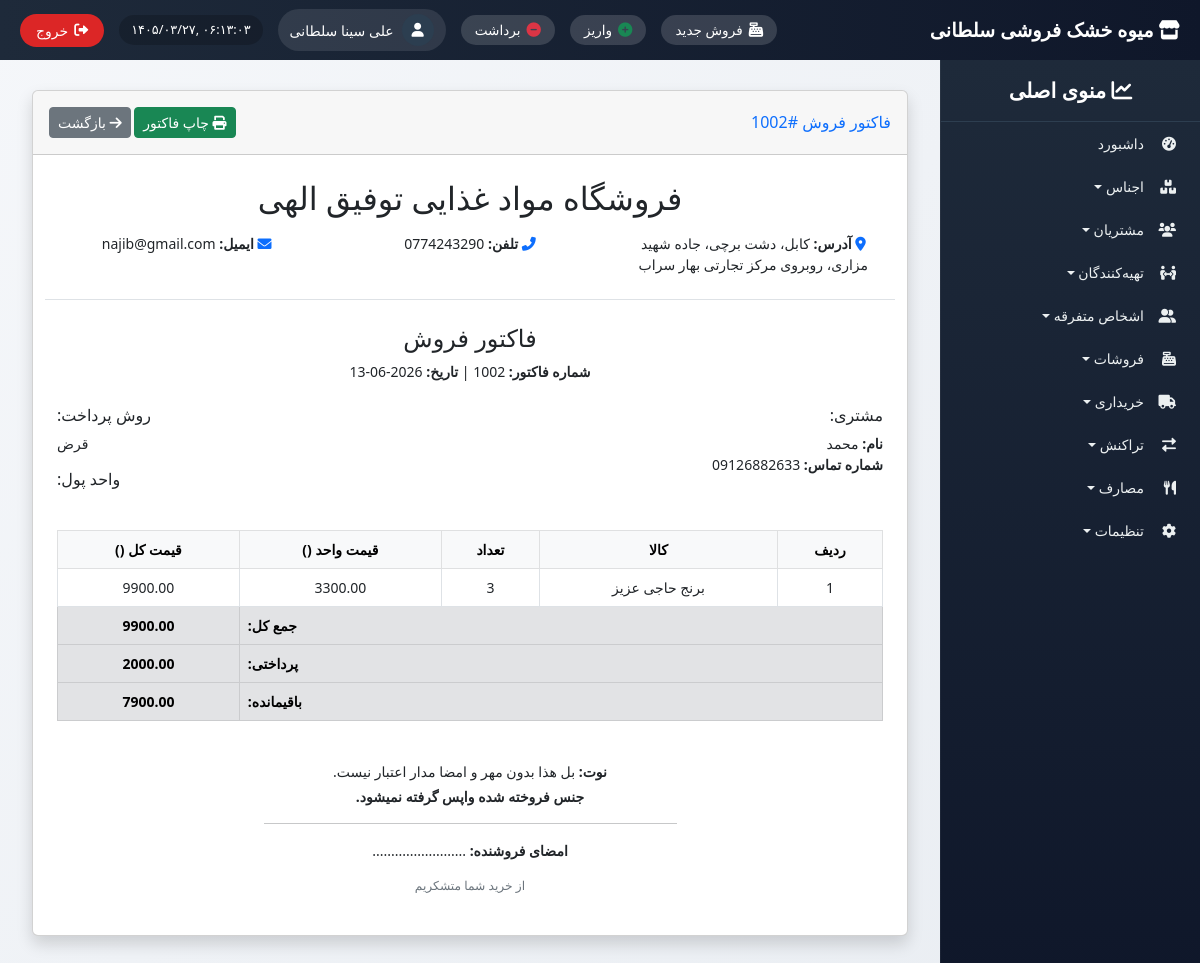
Screenshot of /sales/2/ (signed in) with the database file from the repository.
### sales/models.py (models this page shows, shortened)
class Sale(models.Model):
    PAYMENT_METHODS = [('CASH', 'نقد'), ('CREDIT', 'قرض')]
    invoice_number = models.CharField(max_length=50, unique=True, editable=False)
    date = models.DateTimeField(auto_now_add=True)
    transaction_date = models.DateField(null=True, blank=True)
    customer = models.ForeignKey(Customer, on_delete=models.SET_NULL, null=True, blank=True)
    customer_name = models.CharField(max_length=200, blank=True)
    customer_phone = models.CharField(max_length=20, blank=True)
    currency = models.ForeignKey(Currency, on_delete=models.PROTECT, default=1, verbose_name="واحد پول")
    payment_method = models.CharField(max_length=10, choices=PAYMENT_METHODS, default='CASH')
    total_amount = models.DecimalField(max_digits=12, decimal_places=2, default=0)
    paid_amount = models.DecimalField(max_digits=12, decimal_places=2, default=0)
    remaining_amount = models.DecimalField(max_digits=12, decimal_places=2, default=0)
    created_at = models.DateTimeField(auto_now_add=True)
    class Meta:
        ordering = ['-date']

class SaleItem(models.Model):
    sale = models.ForeignKey(Sale, on_delete=models.CASCADE, related_name='items')
    product = models.ForeignKey(Product, on_delete=models.PROTECT)
    quantity = models.PositiveIntegerField()
    unit_price = models.DecimalField(max_digits=12, decimal_places=2)
    total_price = models.DecimalField(max_digits=12, decimal_places=2)

### settings_app/models.py (models this page shows, shortened)
class ShopInfo(models.Model):
    shop_name = models.CharField(max_length=200, default="فروشگاه من", verbose_name="نام فروشگاه")
    address = models.TextField(blank=True, verbose_name="آدرس")
    phone = models.CharField(max_length=20, blank=True, verbose_name="شماره تماس")
    email = models.EmailField(blank=True, verbose_name="ایمیل")
    footer_text = models.TextField(blank=True, verbose_name="متن پایانی فاکتور")
    logo = models.ImageField(upload_to='logos/', blank=True, null=True, verbose_name="لوگو")
    class Meta:
        verbose_name = "اطلاعات فروشگاه"
        verbose_name_plural = "اطلاعات فروشگاه"

### inventory/models.py (models this page shows, shortened)
class Product(models.Model):
    name = models.CharField(max_length=200, verbose_name="نام جنس")
    code = models.PositiveIntegerField(unique=True, verbose_name="کد جنس")
    category = models.ForeignKey(Category, on_delete=models.SET_NULL, null=True, blank=True)
    currency = models.ForeignKey(Currency, on_delete=models.PROTECT, verbose_name="واحد پول")
    purchase_price = models.DecimalField(max_digits=12, decimal_places=2, validators=[MinValueValidator(Decimal('0.01'))])
    selling_price = models.DecimalField(max_digits=12, decimal_places=2, validators=[MinValueValidator(Decimal('0.01'))])
    unit = models.ForeignKey(UnitOfMeasure, on_delete=models.PROTECT, verbose_name="واحد اندازه گیری")
    description = models.TextField(blank=True)
    is_active = models.BooleanField(default=True)
    created_at = models.DateTimeField(auto_now_add=True)

### sales/views.py (the view)
# urls.py: path('<int:pk>/', views.sale_detail, name='sale_detail'),
@login_required
def sale_detail(request, pk):
    sale = get_object_or_404(Sale, pk=pk)
    items = sale.items.all()
    shop_info, created = ShopInfo.objects.get_or_create(pk=1)
    if created:
        shop_info.shop_name = "فروشگاه مواد غذایی توفیق الهی"
        shop_info.address = "کابل، جادهٔ میوند، پلاک ۱۲۳"
        shop_info.phone = "۰۷۸۲ ۱۲۳ ۴۵۶"
        shop_info.email = "info@tofiq.com"
        shop_info.save()
    return render(request, 'sales/sale_detail.html', {
        'sale': sale,
        'items': items,
        'shop_info': shop_info,
    })

### common/templatetags/jcal.py (called while the page is built)
@register.filter
def to_jalali(date):
    if not date:
        return ""
    try:
        jalali_date = jdatetime.date.fromgregorian(date=date)
        month_names = ['حمل', 'ثور', 'جوزا', 'سرطان', 'اسد', 'سنبله',
                       'میزان', 'عقرب', 'قوس', 'جدی', 'دلو', 'حوت']
        return f"{jalali_date.day} {month_names[jalali_date.month - 1]} {jalali_date.year}"
    except:
        return str(date)

### templates/sales/sale_detail.html (shortened to what this page needs)
{% extends 'base_with_sidebar.html' %}
{% load i18n %}
{% load jcal %}
{% block content %}
<div class="container" id="invoice-print-area">
    <div class="card shadow mb-4">
        <div class="card-header py-3 d-flex justify-content-between align-items-center">
            <h6 class="m-0 font-weight-bold text-primary">فاکتور فروش #{{ sale.invoice_number }}</h6>
            <div>
                <button onclick="window.print();" class="btn btn-sm btn-success">
                    <i class="fas fa-print"></i> {% trans "چاپ فاکتور" %}
                </button>
                <a href="{% url 'sales:sale_list' %}" class="btn btn-sm btn-secondary">
                    <i class="fas fa-arrow-right"></i> {% trans "بازگشت" %}
                </a>
            </div>
        </div>
        <div class="card-body p-4">
            <div class="text-center mb-3">
                <h2 class="mb-1">{{ shop_info.shop_name|default:"فروشگاه مواد غذایی توفیق الهی" }}</h2>
            </div>
            <div class="row text-center mb-4 border-bottom pb-3">
                <div class="col-md-4 mb-2">
                    <i class="fas fa-map-marker-alt text-primary"></i>
                    <span class="fw-bold">آدرس:</span> {{ shop_info.address|default:"کابل، جادهٔ میوند، پلاک ۱۲۳" }}
                </div>
                <div class="col-md-4 mb-2">
                    <i class="fas fa-phone-alt text-primary"></i>
                    <span class="fw-bold">تلفن:</span> {{ shop_info.phone|default:"۰۷۸۲ ۱۲۳ ۴۵۶" }}
                </div>
                <div class="col-md-4 mb-2">
                    <i class="fas fa-envelope text-primary"></i>
                    <span class="fw-bold">ایمیل:</span> {{ shop_info.email|default:"info@tofiq.com" }}
                </div>
            </div>
            <div class="text-center mb-4">
                <h4>فاکتور فروش</h4>
                <p><strong>شماره فاکتور:</strong> {{ sale.invoice_number }} | <strong>تاریخ:</strong> {{ sale.transaction_date|to_jalali }}</p>
            </div>
            <div class="row mb-4">
                <div class="col-md-6">
                    <h6>مشتری:</h6>
                    <p class="mb-0"><strong>نام:</strong> {% if sale.customer %}{{ sale.customer.name }}{% else %}{{ sale.customer_name }}{% endif %}</p>
                    <p><strong>شماره تماس:</strong> {% if sale.customer %}{{ sale.customer.phone }}{% else %}{{ sale.customer_phone }}{% endif %}</p>
                </div>
                <div class="col-md-6 text-md-end">
                    <h6>روش پرداخت:</h6>
                    <p>{{ sale.get_payment_method_display }}</p>
                    <h6>واحد پول:</h6>
                </div>
            </div>
            <div class="table-responsive mb-4">
                <table class="table table-bordered text-center">
                    <thead class="table-light">
                        <tr>
                            <th>ردیف</th>
                            <th>کالا</th>
                            <th>تعداد</th>
                            <th>قیمت واحد ({{ sale.get_currency_display }})</th>
                            <th>قیمت کل ({{ sale.get_currency_display }})</th>
                        </tr>
                    </thead>
                    <tbody>
                        {% for item in sale.items.all %}
                        <tr>
                            <td>{{ forloop.counter }}</td>
                            <td>{{ item.product.name }}</td>
                            <td>{{ item.quantity }}</td>
                            <td>{{ item.unit_price|floatformat:2 }}</td>
                            <td>{{ item.total_price|floatformat:2 }}</td>
                        </tr>
                        {% endfor %}
                    </tbody>
                    <tfoot class="table-secondary">
                        <tr>
                            <th colspan="4" class="text-end">جمع کل:</th>
                            <th>{{ sale.total_amount|floatformat:2 }}</th>
                        </tr>
                        <tr>
                            <th colspan="4" class="text-end">پرداختی:</th>
                            <th>{{ sale.paid_amount|floatformat:2 }}</th>
                        </tr>
                        <tr>
                            <th colspan="4" class="text-end">باقیمانده:</th>
                            <th>{{ sale.remaining_amount|floatformat:2 }}</th>
                        </tr>
                    </tfoot>
                </table>
            </div>
            <div class="row mt-4 text-center">
                <div class="col-12">
                    <p class="mb-1"><strong>نوت:</strong> بل هذا بدون مهر و امضا مدار اعتبار نیست.</p>
                    <p class="mb-3"><strong>جنس فروخته شده واپس گرفته نمیشود.</strong></p>
                    <hr class="my-3" style="width: 50%; margin: auto;">
                    <p class="mt-2"><strong>امضای فروشنده:</strong> .........................</p>
                    <p class="mt-3 text-muted small">{{ shop_info.footer_text|default:"با تشکر از اعتماد شما" }}</p>
                </div>
            </div>
        </div>
    </div>
</div>
{% endblock %}

### templates/base_with_sidebar.html (shortened to what this page needs)
<!DOCTYPE html>
{% load i18n static %}
{% get_current_language as LANGUAGE_CODE %}
<html lang="fa" dir="rtl">
<head>
    <link href="https://cdn.jsdelivr.net/npm/bootstrap@5.2.3/dist/css/bootstrap.rtl.min.css" rel="stylesheet">
    <link rel="stylesheet" href="https://cdnjs.cloudflare.com/ajax/libs/font-awesome/6.0.0/css/all.min.css">
    <link href="https://cdn.jsdelivr.net/gh/rastikerdar/vazir-font@v30.1.0/dist/font-face.css" rel="stylesheet">
</head>
<body>
    <div class="top-navbar">
        <div class="store-name"><i class="fas fa-store"></i> میوه خشک فروشی سلطانی</div>
        <div class="top-nav-left">
            <a href="{% url 'sales:new_sale' %}" class="shortcut-btn" title="فروش جدید"><i class="fas fa-cash-register"></i><span> فروش جدید</span></a>
            <a href="{% url 'transactions:transaction_create_in' %}" class="shortcut-btn" title="واریز"><i class="fas fa-plus-circle text-success"></i><span> واریز</span></a>
            <a href="{% url 'transactions:transaction_create_out' %}" class="shortcut-btn" title="برداشت"><i class="fas fa-minus-circle text-danger"></i><span> برداشت</span></a>
            <div class="admin-info">
                <div class="admin-avatar"><i class="fas fa-user"></i></div>
                <span class="admin-name">{{ user.get_full_name|default:user.username }}</span>
            </div>
            <div class="datetime" id="current-datetime"></div>
            <button type="button" class="logout-btn" id="logoutTrigger"><i class="fas fa-sign-out-alt"></i> <span>خروج</span></button>
        </div>
    </div>
    <div class="sidebar" id="sidebar">
        <div class="sidebar-header"><i class="fas fa-chart-line"></i> منوی اصلی</div>
        <ul class="nav flex-column">
            <li class="nav-item"><a class="nav-link" href="{% url 'dashboard' %}"><i class="fas fa-tachometer-alt"></i> داشبورد</a></li>
            <li class="nav-item dropdown-toggle" data-menu="products"><i class="fas fa-boxes"></i> اجناس</li>
            <li class="nav-item dropdown-toggle" data-menu="customers"><i class="fas fa-users"></i> مشتریان</li>
            <li class="nav-item dropdown-toggle" data-menu="suppliers"><i class="fas fa-people-arrows"></i> تهیه‌کنندگان</li>
            <li class="nav-item dropdown-toggle" data-menu="misc"><i class="fas fa-user-friends"></i> اشخاص متفرقه</li>
            <li class="nav-item dropdown-toggle" data-menu="sales"><i class="fas fa-cash-register"></i> فروشات</li>
            <li class="nav-item dropdown-toggle" data-menu="purchases"><i class="fas fa-truck"></i> خریداری</li>
            <li class="nav-item dropdown-toggle" data-menu="transactions"><i class="fas fa-exchange-alt"></i> تراکنش</li>
            <li class="nav-item dropdown-toggle" data-menu="expenses"><i class="fas fa-utensils"></i> مصارف</li>
            <li class="nav-item dropdown-toggle" data-menu="settings"><i class="fas fa-cog"></i> تنظیمات</li>
        </ul>
    </div>
    <div class="content">
        {% block content %}{% endblock %}
    </div>
</body>
</html>

### templates/base_with_sidebar.html (style rules this page uses)
* { font-family: 'Vazir', 'Tahoma', 'Segoe UI', sans-serif; }
body { background: linear-gradient(135deg, #f5f7fa 0%, #e9edf2 100%); font-size: 14px; padding-top: 70px; margin: 0; height: 100vh; overflow: hidden; }
.top-navbar { position: fixed; top: 0; right: 0; left: 0; height: 60px; background: linear-gradient(90deg, #1e2a3a 0%, #0f172a 100%); z-index: 1050; display: flex; align-items: center; justify-content: space-between; padding: 0 20px; color: white; }
.store-name { font-size: 1.2rem; font-weight: 700; }
.top-nav-left { display: flex; align-items: center; gap: 15px; }
.admin-info { display: flex; align-items: center; gap: 8px; background: rgba(255,255,255,0.1); padding: 5px 12px; border-radius: 40px; }
.admin-avatar { width: 32px; height: 32px; background: #2c3e50; border-radius: 50%; display: flex; align-items: center; justify-content: center; }
.datetime { direction: ltr; background: rgba(0,0,0,0.2); padding: 5px 12px; border-radius: 40px; font-size: 0.8rem; }
.logout-btn { background-color: #dc2626; color: white; border: none; padding: 6px 16px; border-radius: 40px; display: flex; align-items: center; gap: 6px; }
.shortcut-btn { background: rgba(255,255,255,0.15); border: none; color: white; padding: 5px 14px; border-radius: 40px; font-size: 0.85rem; font-weight: 500; transition: 0.2s; display: inline-flex; align-items: center; gap: 6px; text-decoration: none; }
.shortcut-btn i { font-size: 0.9rem; }
.sidebar { position: fixed; top: 60px; right: 0; height: calc(100vh - 60px); width: 260px; background: linear-gradient(180deg, #1e2a3a 0%, #0f172a 100%); color: white; overflow-y: auto; z-index: 1000; transition: 0.3s; border-left: 1px solid rgba(255,255,255,0.05); }
.sidebar-header { padding: 15px 20px; font-size: 1.3rem; font-weight: 600; border-bottom: 1px solid #2d3e50; text-align: center; }
.sidebar .nav-link, .dropdown-toggle { color: #ecf0f1; padding: 8px 16px; border-radius: 10px; margin: 3px 8px; display: flex; align-items: center; cursor: pointer; text-decoration: none; }
.sidebar .nav-link i, .dropdown-toggle i { width: 24px; margin-left: 8px; }
.content { margin-right: 260px; padding: 20px; height: calc(100vh - 60px); overflow-y: auto; }

### rows the page displays
Sale: invoice_number "1002", transaction_date|to_jalali "2026-06-13", customer_name "محمد", customer_phone "09126882633", payment_method "قرض", total_amount "9900.00", paid_amount "2000.00", remaining_amount "7900.00"
ShopInfo: shop_name "فروشگاه مواد غذایی توفیق الهی", address "کابل، دشت برچی، جاده شهید مزاری، روبروی مرکز تجارتی بهار سراب", phone "0774243290", email "najib@gmail.com", footer_text "از خرید شما متشکریم"
SaleItem: product.name "برنج حاجی عزیز", quantity "3", unit_price "3300.00", total_price "9900.00"

### other values shown
{{ user.get_full_name|default:user.username }} "علی سینا سلطانی"
